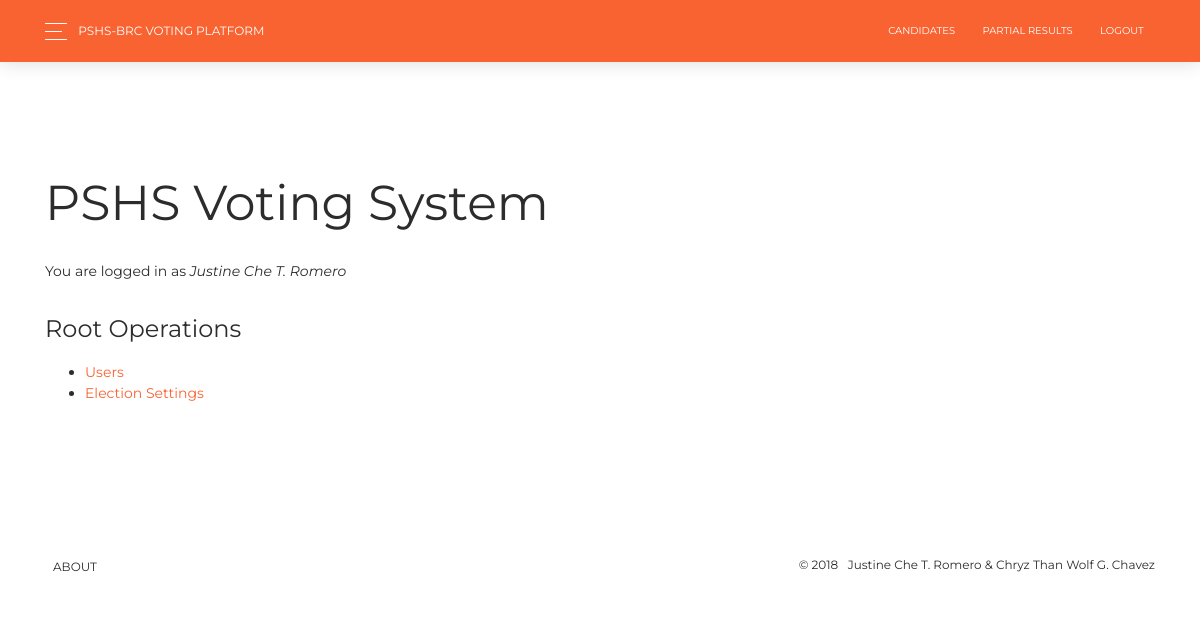
Page /index.php (signed in) on the earlier database version.
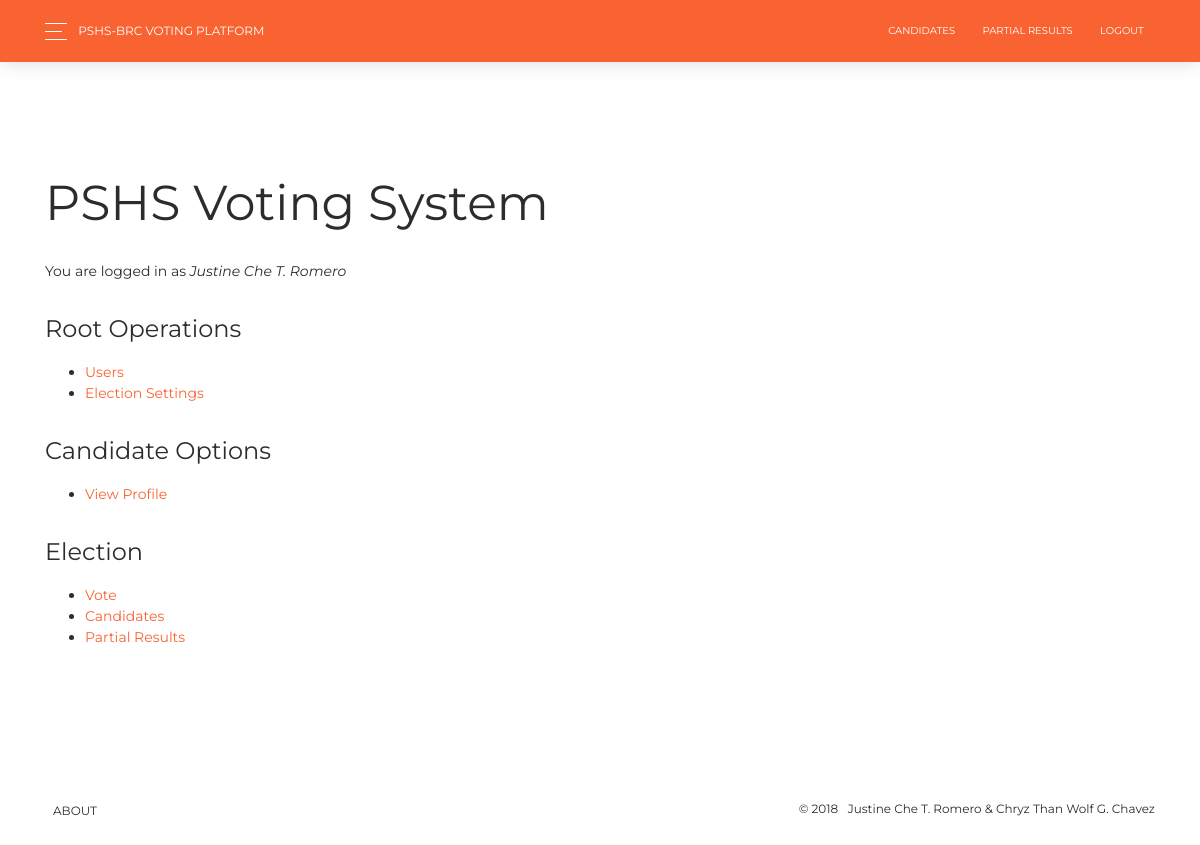
Same page on the later database version.
### tables this page shows
CREATE TABLE `user` (
  `id` int(11) NOT NULL,
  `username` text NOT NULL,
  `password` text NOT NULL,
  `name` text NOT NULL,
  `section` text NOT NULL,
  `priv` text NOT NULL,
  `voted` int(11) NOT NULL
);

### index.php (the view, shortened to what this page needs)
<?php
	include("conn.php");
	$user = mysqli_fetch_assoc(mysqli_query($conn,"SELECT * FROM `user` WHERE `id`=$_COOKIE[id]"));
	$priv = array_map("trim", explode(",", $user["priv"]));
	$json = file_get_contents('settings.json');
	$es = json_decode($json,true);
	$VOTING_ENABLED = $es["voting"];
?>
<!DOCTYPE html>
<html lang="en">
<head>
	<?php include("includes.php") ?>
</head>
<body class="sidebar-collapse">
<?php include("navbar.php") ?>
<br><br>
<div class="section">
	<?php
	if(isset($_GET["mode"]) && isset($_GET["action"])):
		?>
	<?php
		if($_GET["mode"]=="root" && in_array("ROOT", $priv))
		{
			if($_GET["action"]=="users")
				include("root/users.php");
			if($_GET["action"]=="settings")
				include("root/settings.php");
		}
		else
		if($_GET["mode"]=="candidate" && in_array("CANDIDATE", $priv))
		{
			if($_GET["action"]=="profile_view")
				include("candidate/profile_view.php");
			if($_GET["action"]=="profile_edit")
				include("candidate/profile_edit.php");
		}
		else
		if($_GET["mode"]=="election" && in_array("VOTE", $priv))
		{
			if($_GET["action"]=="vote")
				include("election/vote.php");
			if($_GET["action"]=="success")
				include("election/success.php");
			if($_GET["action"]=="failed")
				include("election/failed.php");
			if($_GET["action"]=="candidates")
				include("election/candidates.php");
			if($_GET["action"]=="view")
				include("election/view.php");
		}
		else
			$disp = true;
	 ?>
	 <?php
	 	else:
	 		$disp = true;
	 	endif;
	  ?>
	<?php if(isset($disp)): ?>
		<div class="container">
			<br><br><br>
			<h1>PSHS Voting System</h1>
			<h7>You are logged in as <i><?php echo $user["name"]; ?></i></h7>
		</div>
		<div class="container">
			<?php if(in_array("ROOT", $priv)): ?>
			<h4>Root Operations</h4>
			<ul>
				<li><a href="index.php?mode=root&action=users">Users</a></li>
				<li><a href="index.php?mode=root&action=settings">Election Settings</a></li>
			</ul>
			<?php endif;?>
			<?php if(in_array("CANDIDATE", $priv)): ?>
			<h4>Candidate Options</h4>
			<ul>
				<li><a href="index.php?mode=candidate&action=profile_view">View Profile</a></li>
			</ul>
			<?php endif;?>
			<?php if(in_array("VOTE", $priv)): ?>
			<h4>Election</h4>
			<ul>
				<li><a href="index.php?mode=election&action=vote">Vote</a></li>
				<li><a href="index.php?mode=election&action=candidates">Candidates</a></li>
				<?php if($VOTING_ENABLED): ?>
					<li><a href="results.php">Partial Results</a></li>
				<?php else: ?>
					<li><a href="results.php">Results</a></li>
				<?php endif; ?>
			</ul>
			<?php endif;?>
		</div>
	<?php endif; ?>
</div>
<br><br>
<footer class="footer">
    <div class="container">
        <nav>
            <ul>
                <li>
                    <a href="about.php">
                        About
                    </a>
                </li>
            </ul>
        </nav>
        <div class="copyright">
            &copy;
            &nbsp
            Justine Che T. Romero & Chryz Than Wolf G. Chavez
        </div>
    </div>
</footer>
</body>
</html>

### includes.php (shortened to what this page needs)
<link rel="stylesheet" href="https://maxcdn.bootstrapcdn.com/font-awesome/latest/css/font-awesome.min.css" />
<link href="./assets/css/bootstrap.min.css" rel="stylesheet" />
<link href="./assets/css/now-ui-kit.css?v=1.1.0" rel="stylesheet" />
<link href="./assets/css/demo.css" rel="stylesheet" />

### navbar.php (shortened to what this page needs)
<nav class="navbar navbar-expand-lg bg-primary fixed-top">
    <div class="container">
        <div class="dropdown button-dropdown">
            <a href="#!" class="dropdown-toggle" id="navbarDropdown" data-toggle="dropdown">
                <span class="button-bar"></span>
                <span class="button-bar"></span>
                <span class="button-bar"></span>
            </a>
        </div>
        <div class="navbar-translate">
            <a class="navbar-brand" href="index.php" rel="tooltip" title="Voting platform for PSHS-BRC" data-placement="bottom" >
                PSHS-BRC VOTING PLATFORM
            </a>
        </div>
        <div class="collapse navbar-collapse justify-content-end" id="navigation" data-nav-image="./assets/img/blurred-image-1.jpg">
            <ul class="navbar-nav">
                <li class="nav-item">
                    <a class="nav-link" href="candidates.php">Candidates</a>
                </li>
                <li class="nav-item">
                    <?php if($VOTING_ENABLED): ?>
                        <a class="nav-link" href="results.php">Partial Results</a>
                    <?php else: ?>
                           <a class="nav-link" href="results.php">Results</a>
                    <?php endif; ?>
                </li>
                <li class="nav-item">
                    <?php if(isset($_COOKIE["id"])): ?>
                    <form id="logout-form" method="post" action="login.php">
                        <a onclick = "document.getElementById('logout-form').submit()" class="nav-link" href="#">Logout</a>
                    </form>
                <?php endif;?>
                </li>
            </ul>
        </div>
    </div>
</nav>

Differences in the rows shown:
changed user "Justine Che T. Romero": priv "ROOT" → "ROOT,CANDIDATE,VOTE" (drawn)
Other differences:
text now shown: "Candidate Options View Profile Election Vote Candidates Partial Results"
